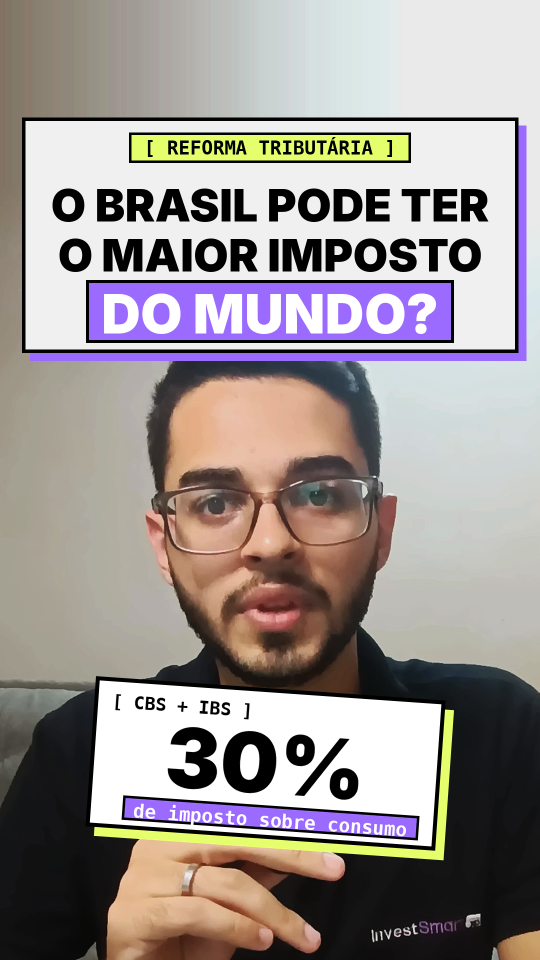
#> input picture capa_reel.png, 1080 x 1920 px (shown at 1/2 size)
$ python -i elementos_topo.py   (imports and definitions only)
#> lines starting #> are read from the running program, lines starting #| are printed output that depends on the picture
"""Gera os elementos do topo como PNG transparente 1080x1920 (Pillow)."""
from PIL import Image, ImageDraw, ImageFont, ImageFilter
W, H = 1080, 1920
FD = "/usr/share/fonts/opentype/inter/"
def inter(w, s): return ImageFont.truetype(FD + f"Inter-{w}.otf", s)
SER = "/usr/share/fonts/truetype/liberation/LiberationSerif-"
def serif(st, s): return ImageFont.truetype(SER + st + ".ttf", s)
YEL = (255, 214, 0, 255); WHITE = (255, 255, 255, 255)

def canvas(): return Image.new("RGBA", (W, H), (0, 0, 0, 0))
def shadow(img, blur=14, off=(0, 8), alpha=150):
    a = img.split()[3].point(lambda v: v * alpha // 255)
    sh = Image.new("RGBA", img.size, (0, 0, 0, 0)); sh.putalpha(a)
    sh = sh.filter(ImageFilter.GaussianBlur(blur))
    out = Image.new("RGBA", img.size, (0, 0, 0, 0)); out.alpha_composite(sh, off); out.alpha_composite(img)
    return out
def tw(d, t, f): return d.textlength(t, font=f)
# [8 lines left out: function wrap, not called in this run]
def ctext(d, cx, y, t, f, fill, stroke=0, sfill=(0, 0, 0, 255)):
    d.text((cx - tw(d, t, f) / 2, y), t, font=f, fill=fill, stroke_width=stroke, stroke_fill=sfill)
# [29 lines left out: functions rich, sticker_ig, impacto, not called in this run]

# ---------------- brutalista ----------------
MONO = "/usr/share/fonts/truetype/dejavu/DejaVuSansMono-Bold.ttf"
def mono(s): return ImageFont.truetype(MONO, s)
BLK = (0, 0, 0, 255)
def hexc(h): h = h.lstrip("#"); return tuple(int(h[i:i + 2], 16) for i in (0, 2, 4)) + (255,)
def girar(layer, ang, cx, cy):
    r = layer.rotate(ang, resample=Image.BICUBIC, center=(cx, cy)); return r


CINZA = (240, 240, 240, 255); ROXO = (155, 107, 255, 255); LIMA = (228, 255, 107, 255)
MONOR = "/usr/share/fonts/truetype/dejavu/DejaVuSansMono.ttf"
# [35 lines left out: function brutal_c, not called in this run]

>>> import cv2
>>> picture = cv2.imread('../capa_reel.png', cv2.IMREAD_GRAYSCALE)
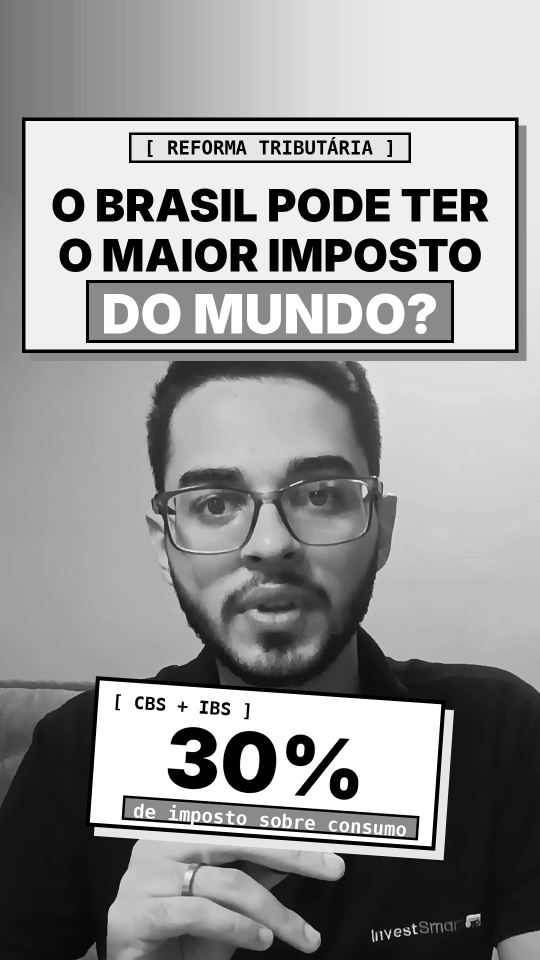
#> picture: shape (1920, 1080) (shown at 1/2 size); min 0, max 255, mean 149.5
>>> result = shadow(picture)
#> (the run stopped early here; a loop or call above may not have finished)
